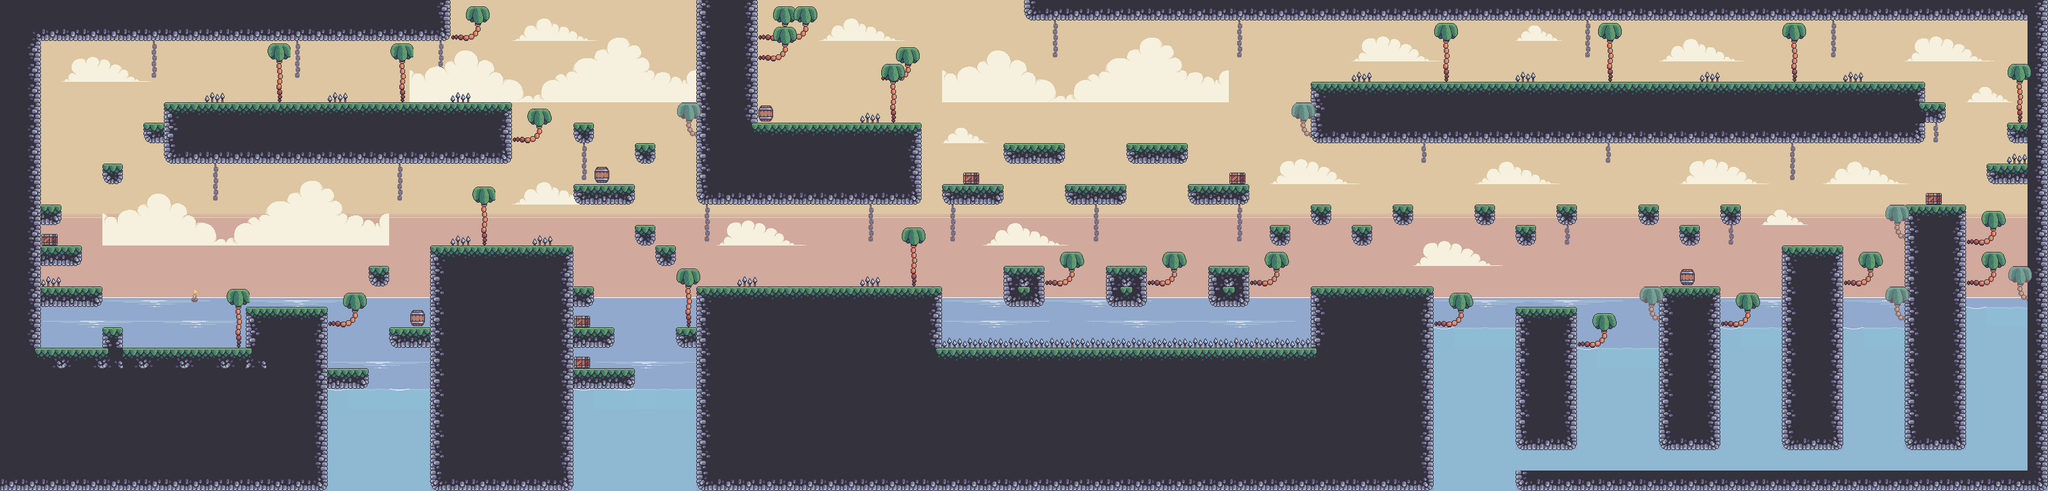

Tiled map render using the project's own tile images. Description and the map definition, with tile-layer contents summarised, below:
An orthogonal 100x24 tile map with 32x32 px tiles, 2 tile layers (Background, Foreground), 22 tilesets and 127 objects.

<map version="1.10" tiledversion="1.10.2" orientation="orthogonal" renderorder="right-down" width="100" height="24" tilewidth="32" tileheight="32" infinite="0" nextlayerid="20" nextobjectid="134">
 <tileset firstgid="1" source="resource/blue.tsx" />
 <tileset firstgid="2" source="resource/blue_red.tsx" />
 <tileset firstgid="3" source="resource/red.tsx" />
 <tileset firstgid="4" source="resource/red_yellow.tsx" />
 <tileset firstgid="5" source="resource/Additional Sky.tsx" />
 <tileset firstgid="6" source="resource/Terrain.tsx" />
 <tileset firstgid="91" source="resource/Spikes.tsx" />
 <tileset firstgid="92" source="resource/tree_one_atlas.tsx" />
 <tileset firstgid="96" source="resource/tree_two_atlas.tsx" />
 <tileset firstgid="100" source="resource/back_tree.tsx" />
 <tileset firstgid="104" source="resource/water.tsx" />
 <tileset firstgid="105" source="resource/Water Reflect Big.tsx" />
 <tileset firstgid="106" source="resource/water_atlas_animation.tsx" />
 <tileset firstgid="107" source="resource/Big Clouds.tsx" />
 <tileset firstgid="108" source="resource/Small Cloud 3.tsx" />
 <tileset firstgid="109" source="resource/Small Cloud 2.tsx" />
 <tileset firstgid="110" source="resource/Small Cloud 1.tsx" />
 <tileset firstgid="111" source="resource/big_chain.tsx" />
 <tileset firstgid="112" source="resource/small_chain.tsx" />
 <tileset firstgid="113" source="resource/barrel.tsx" />
 <tileset firstgid="114" source="resource/box.tsx" />
 <tileset firstgid="115" source="resource/candle.tsx" />
 <layer id="2" name="Background" width="100" height="24">
  <data>[2400 cells, 2400 non-empty, 5 distinct tile ids]</data>
 </layer>
 <layer id="1" name="Foreground" width="100" height="24">
  <data>[2400 cells, 1388 non-empty, 43 distinct tile ids]</data>
 </layer>
 <objectgroup id="3" name="Ground">
  <object id="29" x="0.666667" y="543.333" width="510" height="224" />
  <object id="30" x="511" y="576.333" width="65" height="30.6667" />
  <object id="31" x="608" y="512" width="64" height="31" />
  <object id="32" x="383.667" y="480.333" width="127.333" height="63" />
  <object id="33" x="63" y="448.667" width="96.6667" height="30.6667" />
  <object id="34" x="63.3333" y="383.667" width="64" height="32" />
  <object id="35" x="63" y="320.333" width="32.6667" height="31" />
  <object id="36" x="160" y="256" width="31.6667" height="31.6667" />
  <object id="37" x="223.333" y="192" width="33" height="31.3333" />
  <object id="38" x="-1" y="1" width="65" height="541" />
  <object id="39" x="64" y="0" width="639" height="62" />
  <object id="40" x="255.333" y="160.667" width="384.667" height="95.3333" />
  <object id="41" x="640.667" y="160.667" width="159" height="95" />
  <object id="42" x="671.5" y="384" width="224.5" height="383" />
  <object id="43" x="896" y="448" width="31.6667" height="31.3333" />
  <object id="44" x="895.333" y="512" width="64.3333" height="31.3333" />
  <object id="45" x="896" y="576" width="95.3333" height="31.3333" />
  <object id="46" x="1055.33" y="512" width="32.3333" height="31.6667" />
  <object id="47" x="895.75" y="191.25" width="32.25" height="32.5" />
  <object id="48" x="895.333" y="287.333" width="97" height="32.3333" />
  <object id="49" x="1086.67" y="0.666667" width="96" height="318.667" />
  <object id="50" x="1182" y="191.333" width="257.333" height="127.333" />
  <object id="51" x="1087.33" y="448.667" width="383.333" height="318.667" />
  <object id="52" x="1471.5" y="287" width="96" height="33" />
  <object id="53" x="1567.5" y="224" width="96" height="31.5" />
  <object id="54" x="1664.5" y="287.5" width="95.5" height="32.5" />
  <object id="55" x="1759.5" y="223" width="96.5" height="32.5" />
  <object id="56" x="1856" y="288" width="95.5" height="31.5" />
  <object id="57" x="1567" y="416" width="64.5" height="63" />
  <object id="58" x="1727" y="415" width="64.5" height="64" />
  <object id="59" x="1887.5" y="415" width="64" height="64" />
  <object id="60" x="1471.33" y="544.667" width="448.667" height="221.333" />
  <object id="61" x="1919.33" y="545.333" width="320" height="222" />
  <object id="62" x="2047" y="447.667" width="192.333" height="97.3333" />
  <object id="63" x="2047.33" y="318.667" width="33" height="32.6667" />
  <object id="64" x="2111.67" y="352" width="31.6667" height="31.3333" />
  <object id="65" x="2176" y="319.667" width="32" height="32.3333" />
  <object id="66" x="2303.33" y="319" width="32" height="33" />
  <object id="67" x="2368" y="351.333" width="31.6667" height="32" />
  <object id="68" x="2432.33" y="320" width="31.3333" height="31.6667" />
  <object id="69" x="2368" y="479.667" width="96" height="224.667" />
  <object id="70" x="2591.5" y="447.5" width="94" height="256" />
  <object id="71" x="2784.5" y="383" width="95" height="320.5" />
  <object id="72" x="2560" y="319.5" width="32" height="31.5" />
  <object id="73" x="2623" y="351.5" width="34" height="31.5" />
  <object id="74" x="2688.5" y="320" width="30.5" height="31" />
  <object id="75" x="2976" y="318.667" width="96" height="385.333" />
  <object id="76" x="3103.5" y="255.75" width="64.25" height="32" />
  <object id="77" x="3135.75" y="191.75" width="31.75" height="31.75" />
  <object id="78" x="3007.5" y="159.75" width="32.25" height="32.25" />
  <object id="79" x="3166" y="0" width="33" height="766" />
  <object id="80" x="1599" y="0" width="960" height="32" />
  <object id="81" x="2048" y="127.5" width="385.5" height="95.5" />
  <object id="82" x="2433" y="128.5" width="414" height="95" />
  <object id="83" x="2847.5" y="127" width="160" height="96.5" />
  <object id="84" x="2558.67" y="-0.666667" width="544" height="32.6667" />
  <object id="85" x="3103.5" y="1.5" width="63.5" height="30.5" />
  <object id="87" x="159" y="511" width="32.3333" height="33" />
  <object id="89" x="575.818" y="415.091" width="31.8182" height="32.9091" />
  <object id="130" x="992" y="350.5" width="30.5" height="33.5" />
  <object id="131" x="1022.5" y="384" width="33.5" height="31" />
  <object id="132" x="991" y="223" width="32.5" height="33" />
  <object id="133" x="1983.5" y="351.5" width="32" height="31.5" />
 </objectgroup>
 <objectgroup id="4" name="Water">
  <object id="21" x="511" y="607" width="162" height="160" />
  <object id="22" x="895.5" y="607.5" width="192" height="159.5" />
  <object id="23" x="2240" y="512" width="128" height="255.333" />
  <object id="24" x="2463.67" y="544" width="128.667" height="191" />
  <object id="25" x="2687.67" y="511.667" width="96" height="223.667" />
  <object id="26" x="2880" y="511.333" width="96.3333" height="224.333" />
  <object id="27" x="3072" y="480.5" width="95" height="255" />
 </objectgroup>
 <objectgroup id="5" name="Spike">
  <object id="3" x="63.4545" y="431.091" width="31.6364" height="16.9091" />
  <object id="4" x="319.5" y="143.25" width="32.25" height="17" />
  <object id="5" x="512" y="142.5" width="31.5" height="17.5" />
  </objectgroup>
 <objectgroup id="6" name="NPC">
  <!-- 40 objects omitted --></objectgroup>
 <objectgroup id="7" name="Special_Item">
  <!-- 39 objects omitted --></objectgroup>
 <objectgroup id="8" name="Crabby">
  <!-- 27 objects omitted --></objectgroup>
 <objectgroup id="11" name="PinkStar">
  <!-- 21 objects omitted --></objectgroup>
 <objectgroup id="12" name="RedTotem">
  <!-- 16 objects omitted --></objectgroup>
 <objectgroup id="13" name="Ship" />
 <objectgroup id="14" name="Player">
  <!-- 13 objects omitted --></objectgroup>
 <objectgroup id="17" name="Shark">
  <!-- 12 objects omitted --></objectgroup>
 <objectgroup id="15" name="GreenTotem">
  <!-- 4 objects omitted --></objectgroup>
 <objectgroup id="16" name="BlueTotem">
  <!-- 2 objects omitted --></objectgroup>
 <objectgroup id="18" name="Seashell">
  <!-- 1 objects omitted --></objectgroup>
 <objectgroup id="19" name="Chest" />
</map>
<!-- 54 of 127 objects omitted -->
